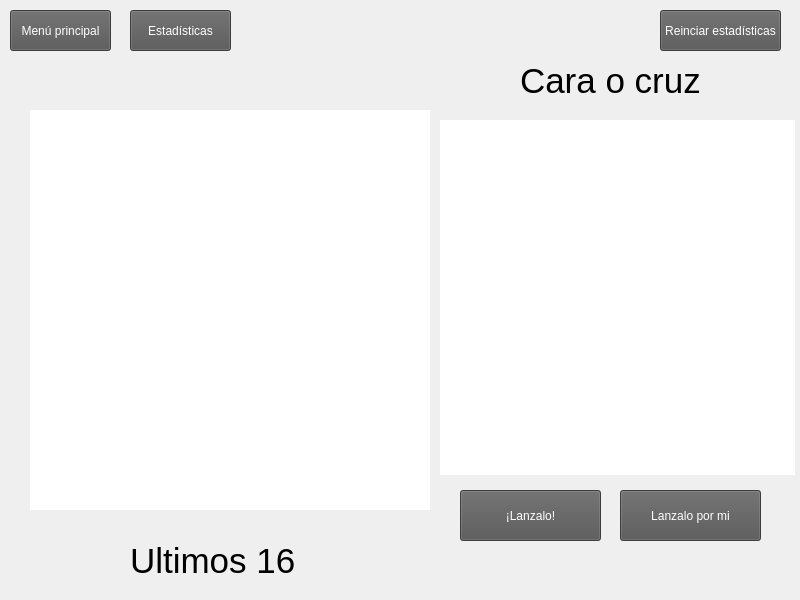
<?xml version="1.0" encoding="UTF-8"?>
<ui version="4.0">
 <class>MainWindow</class>
 <widget class="QMainWindow" name="MainWindow">
  <property name="geometry">
   <rect>
    <x>0</x>
    <y>0</y>
    <width>800</width>
    <height>600</height>
   </rect>
  </property>
  <property name="cursor">
   <cursorShape>ArrowCursor</cursorShape>
  </property>
  <property name="windowTitle">
   <string>Moneda</string>
  </property>
  <property name="windowIcon">
   <iconset>
    <normaloff>Proyecto2n/Recursos/img/logo.png</normaloff>Proyecto2n/Recursos/img/logo.png</iconset>
  </property>
  <property name="styleSheet">
   <string notr="true">background-image: url(Proyecto2n/Recursos/img/fondoelemento.png);
background-repeat: no-repeat;</string>
  </property>
  <widget class="QWidget" name="centralwidget">
   <widget class="QLabel" name="label">
    <property name="geometry">
     <rect>
      <x>520</x>
      <y>50</y>
      <width>181</width>
      <height>61</height>
     </rect>
    </property>
    <property name="font">
     <font>
      <pointsize>26</pointsize>
     </font>
    </property>
    <property name="text">
     <string>Cara o cruz</string>
    </property>
   </widget>
   <widget class="QGraphicsView" name="pbmoneda">
    <property name="geometry">
     <rect>
      <x>440</x>
      <y>120</y>
      <width>355</width>
      <height>355</height>
     </rect>
    </property>
    <property name="styleSheet">
     <string notr="true">background-image: url(Proyecto2n/Recursos/img/moneda/canto.png);
 border-style: none;
background-repeat: no-repeat;</string>
    </property>
   </widget>
   <widget class="QPushButton" name="btnlanza">
    <property name="geometry">
     <rect>
      <x>460</x>
      <y>490</y>
      <width>141</width>
      <height>51</height>
     </rect>
    </property>
    <property name="cursor">
     <cursorShape>PointingHandCursor</cursorShape>
    </property>
    <property name="styleSheet">
     <string notr="true">background-image: url();
background-color: #555555;
color: #FFFFFF;</string>
    </property>
    <property name="text">
     <string>¡Lanzalo!</string>
    </property>
   </widget>
   <widget class="QPushButton" name="btnautomatico">
    <property name="geometry">
     <rect>
      <x>620</x>
      <y>490</y>
      <width>141</width>
      <height>51</height>
     </rect>
    </property>
    <property name="cursor">
     <cursorShape>PointingHandCursor</cursorShape>
    </property>
    <property name="styleSheet">
     <string notr="true">background-image: url();
background-color: #555555;
color: #FFFFFF;</string>
    </property>
    <property name="text">
     <string>Lanzalo por mi</string>
    </property>
   </widget>
   <widget class="QGraphicsView" name="pb4">
    <property name="geometry">
     <rect>
      <x>310</x>
      <y>160</y>
      <width>71</width>
      <height>71</height>
     </rect>
    </property>
    <property name="styleSheet">
     <string notr="true">background-image: url(Proyecto2n/Recursos/img/moneda/iniciop.png);
 border-style: none;
background-repeat: no-repeat;</string>
    </property>
   </widget>
   <widget class="QGraphicsView" name="pb3">
    <property name="geometry">
     <rect>
      <x>230</x>
      <y>160</y>
      <width>71</width>
      <height>71</height>
     </rect>
    </property>
    <property name="styleSheet">
     <string notr="true">background-image: url(Proyecto2n/Recursos/img/moneda/iniciop.png);
 border-style: none;
background-repeat: no-repeat;</string>
    </property>
   </widget>
   <widget class="QGraphicsView" name="pb2">
    <property name="geometry">
     <rect>
      <x>150</x>
      <y>160</y>
      <width>71</width>
      <height>71</height>
     </rect>
    </property>
    <property name="styleSheet">
     <string notr="true">background-image: url(Proyecto2n/Recursos/img/moneda/iniciop.png);
 border-style: none;
background-repeat: no-repeat;</string>
    </property>
   </widget>
   <widget class="QGraphicsView" name="pb1">
    <property name="geometry">
     <rect>
      <x>70</x>
      <y>160</y>
      <width>71</width>
      <height>71</height>
     </rect>
    </property>
    <property name="styleSheet">
     <string notr="true">background-image: url(Proyecto2n/Recursos/img/moneda/iniciop.png);
 border-style: none;
background-repeat: no-repeat;</string>
    </property>
   </widget>
   <widget class="QGraphicsView" name="pb5">
    <property name="geometry">
     <rect>
      <x>70</x>
      <y>240</y>
      <width>71</width>
      <height>71</height>
     </rect>
    </property>
    <property name="styleSheet">
     <string notr="true">background-image: url(Proyecto2n/Recursos/img/moneda/iniciop.png);
 border-style: none;
background-repeat: no-repeat;</string>
    </property>
   </widget>
   <widget class="QGraphicsView" name="pb6">
    <property name="geometry">
     <rect>
      <x>150</x>
      <y>240</y>
      <width>71</width>
      <height>71</height>
     </rect>
    </property>
    <property name="styleSheet">
     <string notr="true">background-image: url(Proyecto2n/Recursos/img/moneda/iniciop.png);
 border-style: none;
background-repeat: no-repeat;</string>
    </property>
   </widget>
   <widget class="QGraphicsView" name="pb7">
    <property name="geometry">
     <rect>
      <x>230</x>
      <y>240</y>
      <width>71</width>
      <height>71</height>
     </rect>
    </property>
    <property name="styleSheet">
     <string notr="true">background-image: url(Proyecto2n/Recursos/img/moneda/iniciop.png);
 border-style: none;
background-repeat: no-repeat;</string>
    </property>
   </widget>
   <widget class="QGraphicsView" name="pb8">
    <property name="geometry">
     <rect>
      <x>310</x>
      <y>240</y>
      <width>71</width>
      <height>71</height>
     </rect>
    </property>
    <property name="styleSheet">
     <string notr="true">background-image: url(Proyecto2n/Recursos/img/moneda/iniciop.png);
 border-style: none;
background-repeat: no-repeat;</string>
    </property>
   </widget>
   <widget class="QGraphicsView" name="pb9">
    <property name="geometry">
     <rect>
      <x>70</x>
      <y>320</y>
      <width>71</width>
      <height>71</height>
     </rect>
    </property>
    <property name="styleSheet">
     <string notr="true">background-image: url(Proyecto2n/Recursos/img/moneda/iniciop.png);
 border-style: none;
background-repeat: no-repeat;</string>
    </property>
   </widget>
   <widget class="QGraphicsView" name="pb10">
    <property name="geometry">
     <rect>
      <x>150</x>
      <y>320</y>
      <width>71</width>
      <height>71</height>
     </rect>
    </property>
    <property name="styleSheet">
     <string notr="true">background-image: url(Proyecto2n/Recursos/img/moneda/iniciop.png);
 border-style: none;
background-repeat: no-repeat;</string>
    </property>
   </widget>
   <widget class="QGraphicsView" name="pb11">
    <property name="geometry">
     <rect>
      <x>230</x>
      <y>320</y>
      <width>71</width>
      <height>71</height>
     </rect>
    </property>
    <property name="styleSheet">
     <string notr="true">background-image: url(Proyecto2n/Recursos/img/moneda/iniciop.png);
 border-style: none;
background-repeat: no-repeat;</string>
    </property>
   </widget>
   <widget class="QGraphicsView" name="pb12">
    <property name="geometry">
     <rect>
      <x>310</x>
      <y>320</y>
      <width>71</width>
      <height>71</height>
     </rect>
    </property>
    <property name="styleSheet">
     <string notr="true">background-image: url(Proyecto2n/Recursos/img/moneda/iniciop.png);
 border-style: none;
background-repeat: no-repeat;</string>
    </property>
   </widget>
   <widget class="QGraphicsView" name="pb13">
    <property name="geometry">
     <rect>
      <x>70</x>
      <y>400</y>
      <width>71</width>
      <height>71</height>
     </rect>
    </property>
    <property name="styleSheet">
     <string notr="true">background-image: url(Proyecto2n/Recursos/img/moneda/iniciop.png);
 border-style: none;
background-repeat: no-repeat;</string>
    </property>
   </widget>
   <widget class="QGraphicsView" name="pb14">
    <property name="geometry">
     <rect>
      <x>150</x>
      <y>400</y>
      <width>71</width>
      <height>71</height>
     </rect>
    </property>
    <property name="styleSheet">
     <string notr="true">background-image: url(Proyecto2n/Recursos/img/moneda/iniciop.png);
 border-style: none;
background-repeat: no-repeat;</string>
    </property>
   </widget>
   <widget class="QGraphicsView" name="pb15">
    <property name="geometry">
     <rect>
      <x>230</x>
      <y>400</y>
      <width>71</width>
      <height>71</height>
     </rect>
    </property>
    <property name="styleSheet">
     <string notr="true">background-image: url(Proyecto2n/Recursos/img/moneda/iniciop.png);
 border-style: none;
background-repeat: no-repeat;</string>
    </property>
   </widget>
   <widget class="QGraphicsView" name="pb16">
    <property name="geometry">
     <rect>
      <x>310</x>
      <y>400</y>
      <width>71</width>
      <height>71</height>
     </rect>
    </property>
    <property name="styleSheet">
     <string notr="true">background-image: url(Proyecto2n/Recursos/img/moneda/iniciop.png);
 border-style: none;
background-repeat: no-repeat;</string>
    </property>
   </widget>
   <widget class="QLabel" name="label_2">
    <property name="geometry">
     <rect>
      <x>130</x>
      <y>530</y>
      <width>181</width>
      <height>61</height>
     </rect>
    </property>
    <property name="font">
     <font>
      <pointsize>26</pointsize>
     </font>
    </property>
    <property name="text">
     <string>Ultimos 16</string>
    </property>
   </widget>
   <widget class="QGraphicsView" name="graphicsView">
    <property name="geometry">
     <rect>
      <x>30</x>
      <y>110</y>
      <width>400</width>
      <height>400</height>
     </rect>
    </property>
    <property name="styleSheet">
     <string notr="true">background-image: url(Proyecto2n/Recursos/img/tapete.png);
background-repeat: no-repeat;
border-style: none;
background-size: 80px 60px;</string>
    </property>
   </widget>
   <widget class="QPushButton" name="btnhome">
    <property name="geometry">
     <rect>
      <x>10</x>
      <y>10</y>
      <width>101</width>
      <height>41</height>
     </rect>
    </property>
    <property name="cursor">
     <cursorShape>PointingHandCursor</cursorShape>
    </property>
    <property name="styleSheet">
     <string notr="true">background-image: url();
background-color: #555555;
color: #FFFFFF;</string>
    </property>
    <property name="text">
     <string>Menú principal</string>
    </property>
   </widget>
   <widget class="QPushButton" name="btnestadisticas">
    <property name="geometry">
     <rect>
      <x>130</x>
      <y>10</y>
      <width>101</width>
      <height>41</height>
     </rect>
    </property>
    <property name="cursor">
     <cursorShape>PointingHandCursor</cursorShape>
    </property>
    <property name="styleSheet">
     <string notr="true">background-image: url();
background-color: #555555;
color: #FFFFFF;</string>
    </property>
    <property name="text">
     <string>Estadísticas</string>
    </property>
   </widget>
   <widget class="QPushButton" name="btnreiniciarbd">
    <property name="geometry">
     <rect>
      <x>660</x>
      <y>10</y>
      <width>121</width>
      <height>41</height>
     </rect>
    </property>
    <property name="cursor">
     <cursorShape>PointingHandCursor</cursorShape>
    </property>
    <property name="styleSheet">
     <string notr="true">background-image: url();
background-color: #555555;
color: #FFFFFF;</string>
    </property>
    <property name="text">
     <string>Reinciar estadísticas</string>
    </property>
   </widget>
   <zorder>graphicsView</zorder>
   <zorder>label</zorder>
   <zorder>pbmoneda</zorder>
   <zorder>btnlanza</zorder>
   <zorder>btnautomatico</zorder>
   <zorder>pb4</zorder>
   <zorder>pb3</zorder>
   <zorder>pb2</zorder>
   <zorder>pb1</zorder>
   <zorder>pb5</zorder>
   <zorder>pb6</zorder>
   <zorder>pb7</zorder>
   <zorder>pb8</zorder>
   <zorder>pb9</zorder>
   <zorder>pb10</zorder>
   <zorder>pb11</zorder>
   <zorder>pb12</zorder>
   <zorder>pb13</zorder>
   <zorder>pb14</zorder>
   <zorder>pb15</zorder>
   <zorder>pb16</zorder>
   <zorder>label_2</zorder>
   <zorder>btnhome</zorder>
   <zorder>btnestadisticas</zorder>
   <zorder>btnreiniciarbd</zorder>
  </widget>
 </widget>
 <resources/>
 <connections/>
</ui>
